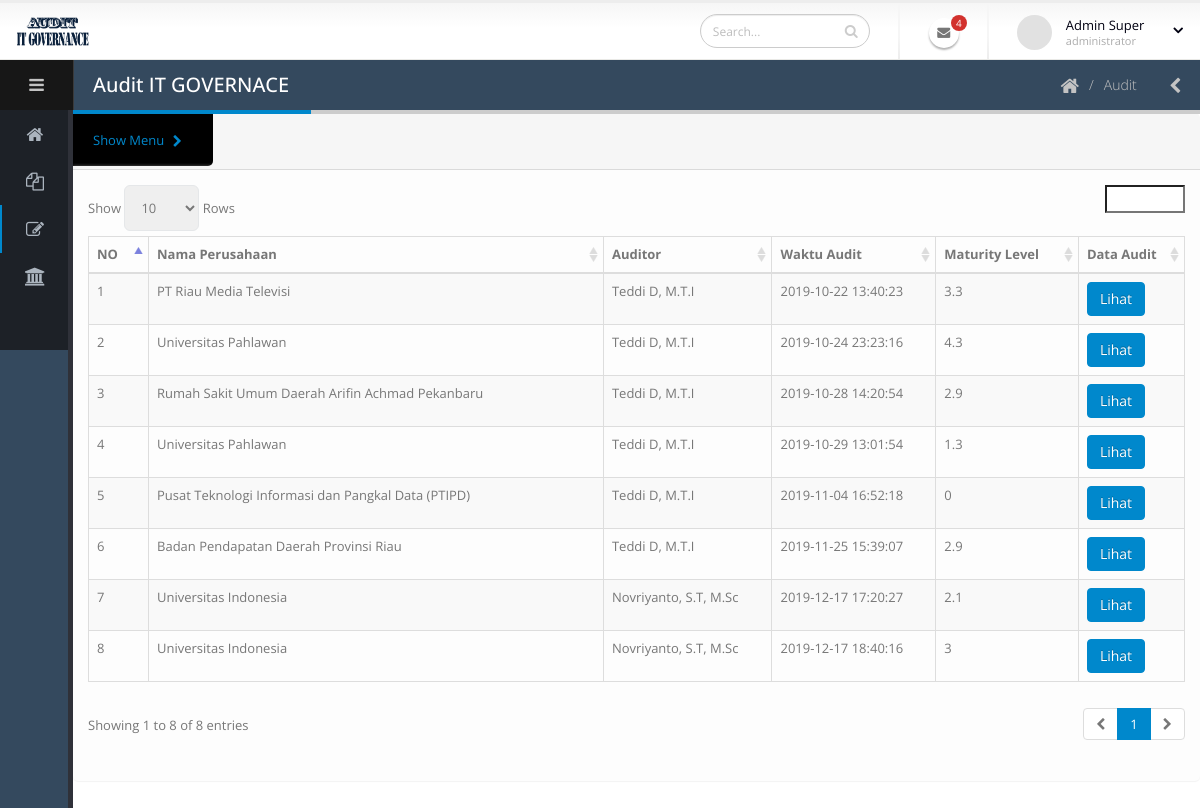
Page /administrator/dataaudit on the earlier database version.
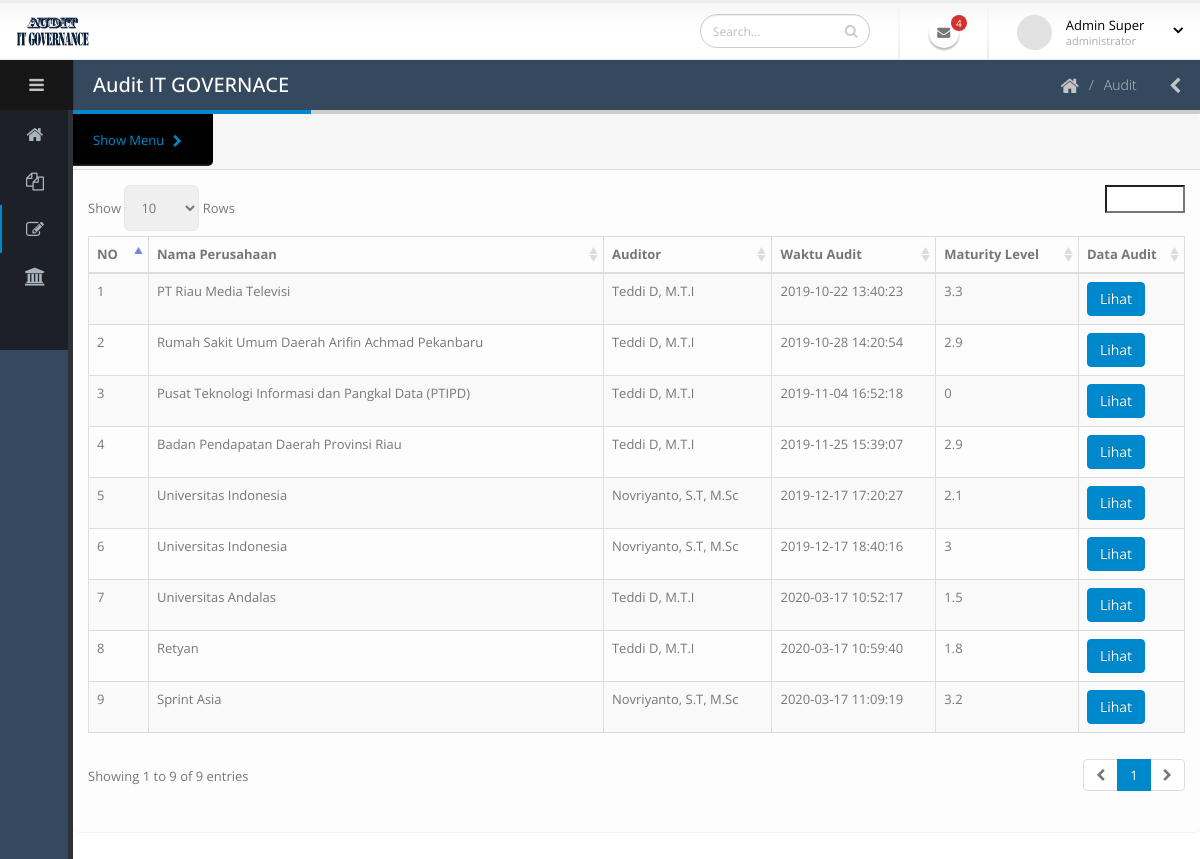
Same page on the later database version.
### tables this page shows
CREATE TABLE `cobitisasi` (
  `id_c` int(11) NOT NULL,
  `id_perusahaan` int(11) NOT NULL,
  `indikator` text,
  `misi` text NOT NULL,
  `masalah` text NOT NULL,
  `rid_ITB` varchar(50) DEFAULT NULL,
  `rid_ITG` text NOT NULL,
  `rid_ITP` text NOT NULL,
  `rid_quisioner` text NOT NULL,
  `waktu_pelaksanaan` datetime NOT NULL,
  `partisipan` int(11) NOT NULL
);

CREATE TABLE `perusahaan` (
  `id_perusahaan` int(11) NOT NULL,
  `nama_perusahaan` varchar(100) NOT NULL,
  `alamat` text,
  `provinsi` varchar(30) DEFAULT NULL,
  `negara` varchar(30) DEFAULT NULL,
  `telp` varchar(13) DEFAULT NULL,
  `email` varchar(50) DEFAULT NULL,
  `npwp` varchar(20) DEFAULT NULL,
  `status_validasi` int(11) NOT NULL,
  `id_auditor` int(11) NOT NULL
);

CREATE TABLE `db_auditor` (
  `id_auditor` int(11) NOT NULL,
  `nama_lengkap` varchar(100) NOT NULL,
  `alamat` text NOT NULL,
  `no_hp` varchar(20) NOT NULL,
  `email` varchar(50) NOT NULL,
  `username` varchar(100) NOT NULL,
  `pw` varchar(100) NOT NULL
);

### application/controllers/Administrator.php (called while the page is built, shortened)
<?php
class Administrator extends CI_Controller{
    public function __construct(){
        $this->load->library('session');
        $this->load->model('Administrator_model');
    }
    public function dataaudit(){
        $tampil = $this->Administrator_model->dataaudit()->result();
        $data['tampil'] = $tampil;
        $this->load->view('administrator/header_audit');
        $this->load->view('administrator/data_audit',$data);
        $this->load->view('administrator/footer');
    }
}

### index.php (called while the page is built, shortened)
<?php
require_once BASEPATH.'core/CodeIgniter.php';

### application/models/Administrator_model.php (called while the page is built, shortened)
<?php
class Administrator_model extends CI_Model
{
    public function dataaudit(){
        $this->db->select('*');
        $this->db->from('cobitisasi');
        $this->db->join('perusahaan', 'cobitisasi.id_perusahaan= perusahaan.id_perusahaan');
        $this->db->join('db_auditor', 'perusahaan.id_auditor= db_auditor.id_auditor');
        $query = $this->db->get();
        return $query;
    }
}

### application/views/administrator/data_audit.php (the view, shortened to what this page needs)
<header class="panel-heading">
    <h2 class="panel-title">Data Audit</h2>
</header>
<div class="panel-body">
    <table class="table table-bordered table-striped" id="datatable-ajax">
        <thead>
        <tr>
            <th>NO</th>
            <th>Nama Perusahaan</th>
            <th>Auditor</th>
            <th>Waktu Audit</th>
            <th>Maturity Level</th>
            <th>Data Audit</th>
        </tr>
        </thead>
        <tbody>
        <?php $n = 1; foreach ($tampil as $u){ ?>
            <tr>
                <td><?= $n++?></td>
                <td><?= $u->nama_perusahaan?></td>
                <td><?= $u->nama_lengkap?></td>
                <td><?= $u->waktu_pelaksanaan?></td>
                <td><?=round(($u->rid_quisioner / $u->partisipan),1)?></td>
                <td><a href="<?= base_url()?>auditor/rekap_hasil/<?=$u->id_perusahaan?>/<?=$u->id_c?>" class="btn btn-primary">Lihat</a></td>
            </tr>
        <?php } ?>
        </tbody>
    </table>
</div>
</section>
</div>

Differences in the rows shown:
removed cobitisasi: id_perusahaan.nama_perusahaan "Universitas Pahlawan", db_auditor.nama_lengkap "Teddi D, M.T.I", waktu_pelaksanaan "2019-10-24 23:23:16", $u->rid_quisioner / $u->partisipan "4.3"
removed cobitisasi: id_perusahaan.nama_perusahaan "Universitas Pahlawan", db_auditor.nama_lengkap "Teddi D, M.T.I", waktu_pelaksanaan "2019-10-29 13:01:54", $u->rid_quisioner / $u->partisipan "1.3"
added cobitisasi: id_perusahaan.nama_perusahaan "Universitas Andalas", db_auditor.nama_lengkap "Teddi D, M.T.I", waktu_pelaksanaan "2020-03-17 10:52:17", $u->rid_quisioner / $u->partisipan "1.5"
added cobitisasi: id_perusahaan.nama_perusahaan "Retyan", db_auditor.nama_lengkap "Teddi D, M.T.I", waktu_pelaksanaan "2020-03-17 10:59:40", $u->rid_quisioner / $u->partisipan "1.8"
added cobitisasi: id_perusahaan.nama_perusahaan "Sprint Asia", db_auditor.nama_lengkap "Novriyanto, S.T, M.Sc", waktu_pelaksanaan "2020-03-17 11:09:19", $u->rid_quisioner / $u->partisipan "3.2"
Other differences:
text written by a page script: "Show Rows Showing 1 to 8 of 8 entries 1" → "Show Rows Showing 1 to 9 of 9 entries 1"
